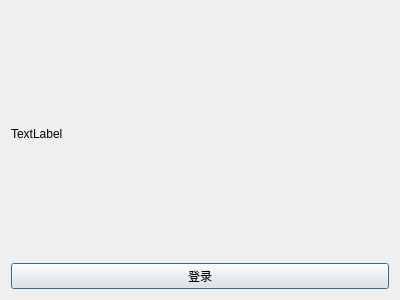
<?xml version="1.0" encoding="UTF-8"?>
<ui version="4.0">
 <class>LoginDlg</class>
 <widget class="QDialog" name="LoginDlg">
  <property name="geometry">
   <rect>
    <x>0</x>
    <y>0</y>
    <width>400</width>
    <height>300</height>
   </rect>
  </property>
  <property name="windowTitle">
   <string>老八</string>
  </property>
  <layout class="QGridLayout" name="gridLayout">
   <item row="0" column="0">
    <widget class="QLabel" name="label">
     <property name="text">
      <string>TextLabel</string>
     </property>
    </widget>
   </item>
   <item row="1" column="0">
    <widget class="QPushButton" name="pushButton">
     <property name="text">
      <string>登录</string>
     </property>
    </widget>
   </item>
  </layout>
 </widget>
 <resources/>
 <connections>
  <connection>
   <sender>pushButton</sender>
   <signal>clicked()</signal>
   <receiver>LoginDlg</receiver>
   <slot>accept()</slot>
   <hints>
    <hint type="sourcelabel">
     <x>195</x>
     <y>164</y>
    </hint>
    <hint type="destinationlabel">
     <x>194</x>
     <y>204</y>
    </hint>
   </hints>
  </connection>
 </connections>
</ui>
